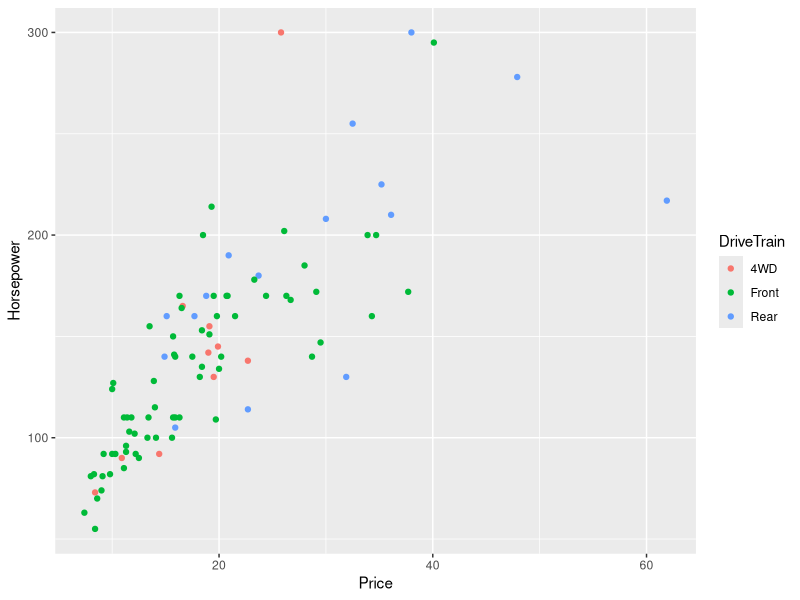
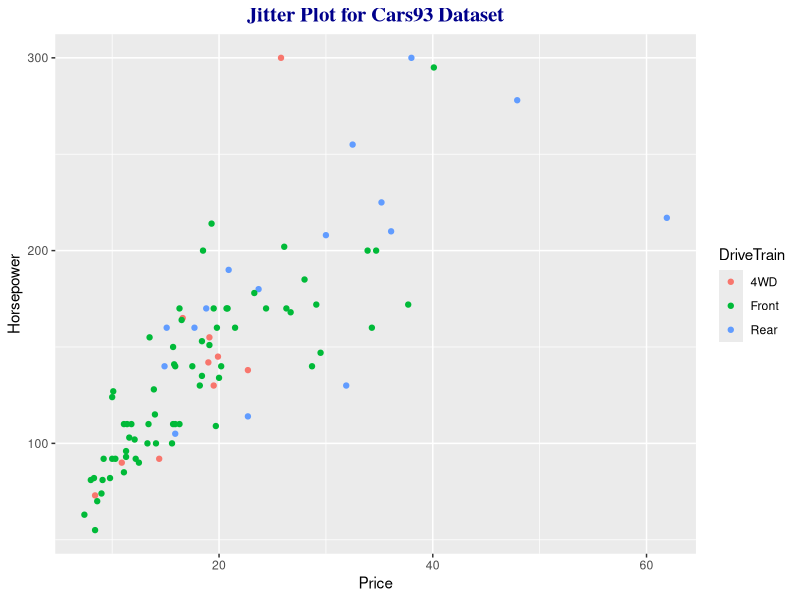
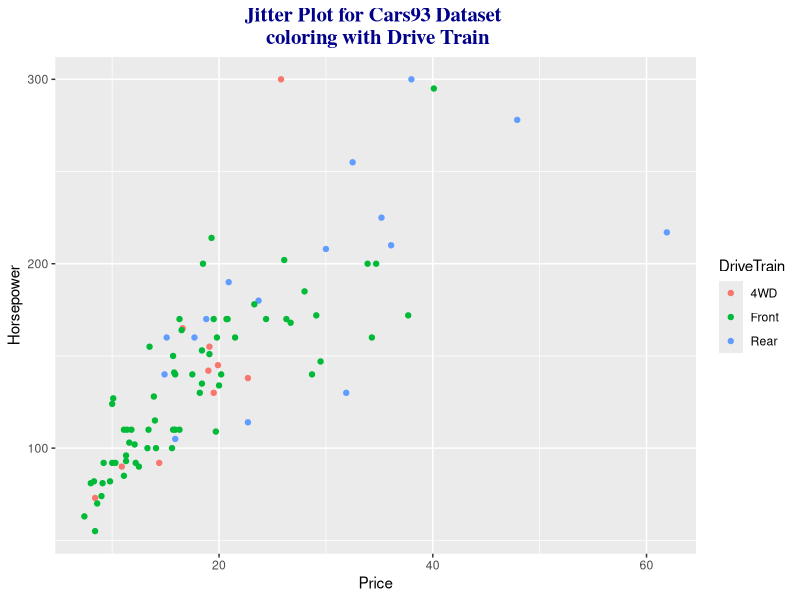
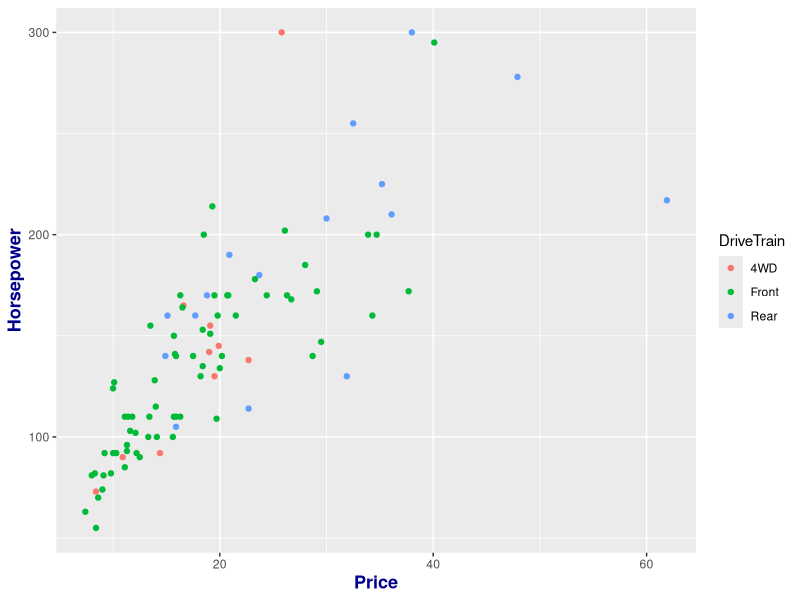
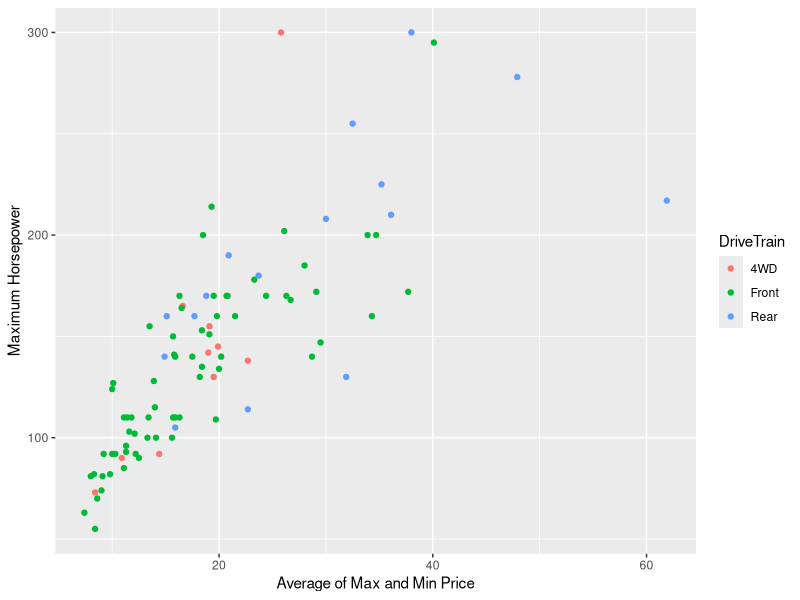
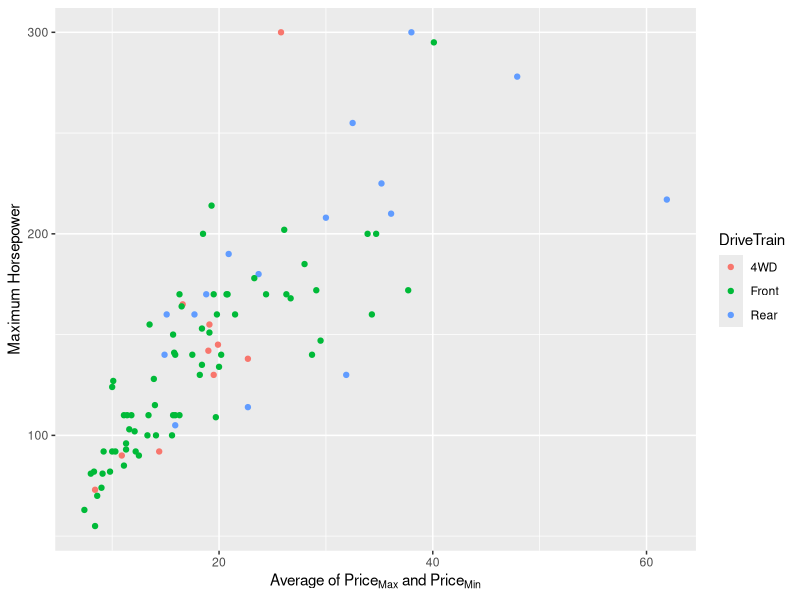
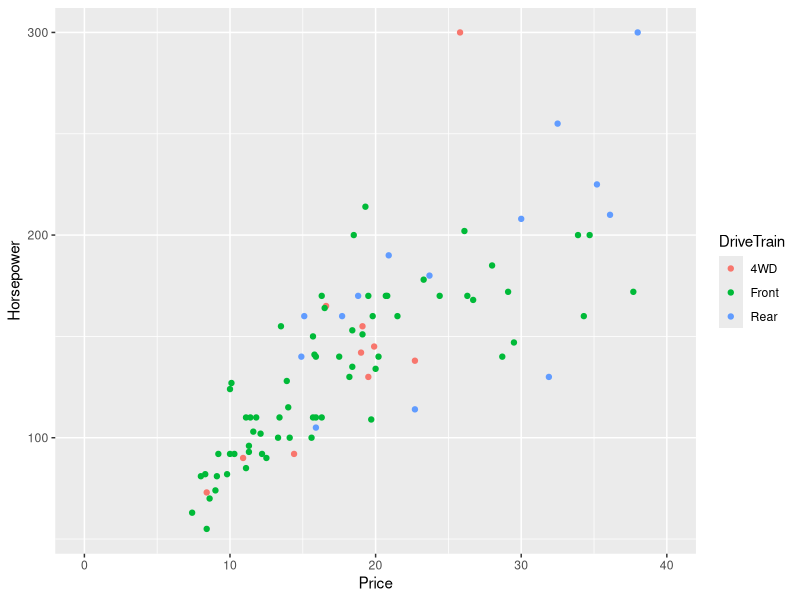
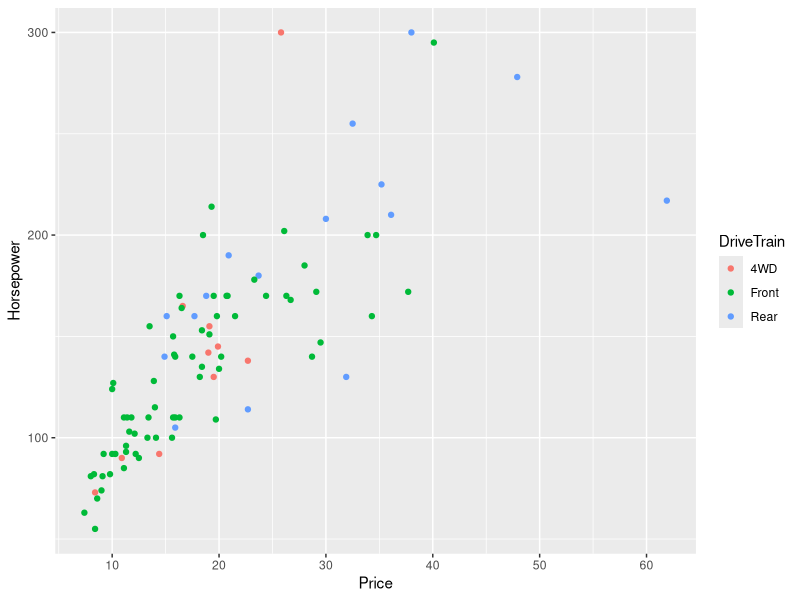

The R source for these figures, in order:
## ---- chunk 1
knitr::opts_chunk$set(echo = TRUE)
## ---- chunk 2
library(ggplot2)
library(MASS) 
## ---- chunk 3
data("Cars93")   # MASS 패키지에서 Cars93 데이터를 가져옵니다.

Basic_Plot <- ggplot(Cars93, aes(x=Price, y=Horsepower)) + # x축: 차량 가격, y축: 마력
                geom_point(aes(colour=DriveTrain))  # jitter plot을 그립니다. 색상: 차량 구동계
## ---- chunk 4
Basic_Plot
## ---- chunk 5
  Basic_Plot + ggtitle("Jitter Plot for Cars93 Dataset") +   # title 명칭을 입력합니다.
  theme(plot.title = element_text(family = "serif", face = "bold", hjust = 0.5, size = 15, color = "darkblue"))   # 글씨체(family), 글씨 모양(face), 가운데 정렬(hjust), 크기(size), 색상(color)을 설정합니다.
## ---- chunk 6
Basic_Plot + ggtitle("Jitter Plot for Cars93 Dataset \n coloring with Drive Train") + # title 명칭을 두 줄로 입력합니다. 
  theme(plot.title = element_text(family = "serif", face = "bold", hjust = 0.5, size = 15, color = "darkblue")) 
## ---- chunk 7
Basic_Plot + 
  theme(axis.title = element_text(face = "bold", size = 13, color = "darkblue"))   # 축의 글자 모양, 크기, 색상을 설정합니다.
## ---- chunk 8
Basic_Plot + labs(x="Average of Max and Min Price", y="Maximum Horsepower")   # 축의 타이틀을 변경합니다.
## ---- chunk 9
Basic_Plot + labs(x=expression('Average of Price'['Max']*' and Price'['Min']), y="Maximum Horsepower")   # 축의 타이틀을 변경합니다. 아래 첨자 수식을 입력할 수 있도록 bquote 함수를 씁니다.
## ---- chunk 10
Basic_Plot + lims(x=c(0,40))   # x축을 0에서 40까지만 나타냅니다. 데이터를 표현하는 범위를 제한했기 때문에 경고문구가 나타납니다.
## ---- chunk 11
Basic_Plot + scale_x_continuous(breaks = c(10,20,30,40,50,60))   # x축을 10단위로 쪼갭니다.
## ---- chunk 12
Basic_Plot + scale_x_continuous(breaks = c(10,20,30,40,50,60), labels = paste0("$",c(10,20,30,40,50,60)))   # x축을 10단위로 쪼갭니다. 앞에 $를 붙여서 라벨 명칭을 바꿉니다. 
## ---- chunk 13
Basic_Plot + scale_x_continuous(breaks = c(c(1:12)*5), labels = paste0("$",c(c(1:12)*5))) +   # x축을 5단위로 쪼갭니다. 앞에 $를 붙여서 라벨 명칭을 바꿉니다. 
  theme(axis.text.x = element_text(angle = 90, hjust = 1, vjust = 0.5 ))   # x축 라벨을 옆으로 눕힙니다.
## ---- chunk 14
Basic_Plot + scale_x_continuous(position = "top")   # x축을 위로 옮깁니다.
